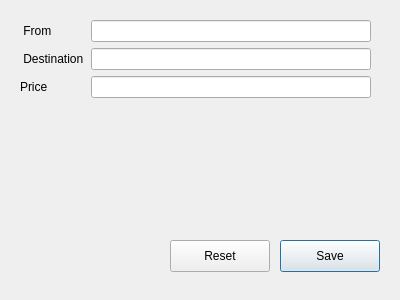
<?xml version="1.0" encoding="UTF-8"?>
<ui version="4.0">
 <class>AddTicket</class>
 <widget class="QDialog" name="AddTicket">
  <property name="windowModality">
   <enum>Qt::NonModal</enum>
  </property>
  <property name="geometry">
   <rect>
    <x>0</x>
    <y>0</y>
    <width>400</width>
    <height>300</height>
   </rect>
  </property>
  <property name="windowTitle">
   <string>Add Ticket</string>
  </property>
  <widget class="QWidget" name="formLayoutWidget">
   <property name="geometry">
    <rect>
     <x>20</x>
     <y>20</y>
     <width>351</width>
     <height>85</height>
    </rect>
   </property>
   <layout class="QFormLayout" name="formLayout">
    <item row="1" column="0">
     <widget class="QLabel" name="label_2">
      <property name="text">
       <string> Destination</string>
      </property>
     </widget>
    </item>
    <item row="0" column="0">
     <widget class="QLabel" name="label">
      <property name="text">
       <string> From          </string>
      </property>
     </widget>
    </item>
    <item row="0" column="1">
     <widget class="QLineEdit" name="txtticketFrom"/>
    </item>
    <item row="1" column="1">
     <widget class="QLineEdit" name="txtticketDestination"/>
    </item>
    <item row="2" column="0">
     <widget class="QLabel" name="label_3">
      <property name="text">
       <string>Price          </string>
      </property>
     </widget>
    </item>
    <item row="2" column="1">
     <widget class="QLineEdit" name="txtPrice"/>
    </item>
   </layout>
  </widget>
  <widget class="QPushButton" name="btnSave">
   <property name="geometry">
    <rect>
     <x>280</x>
     <y>240</y>
     <width>100</width>
     <height>32</height>
    </rect>
   </property>
   <property name="text">
    <string>Save</string>
   </property>
  </widget>
  <widget class="QPushButton" name="btnReset">
   <property name="geometry">
    <rect>
     <x>170</x>
     <y>240</y>
     <width>100</width>
     <height>32</height>
    </rect>
   </property>
   <property name="text">
    <string>Reset</string>
   </property>
  </widget>
 </widget>
 <resources/>
 <connections/>
</ui>
